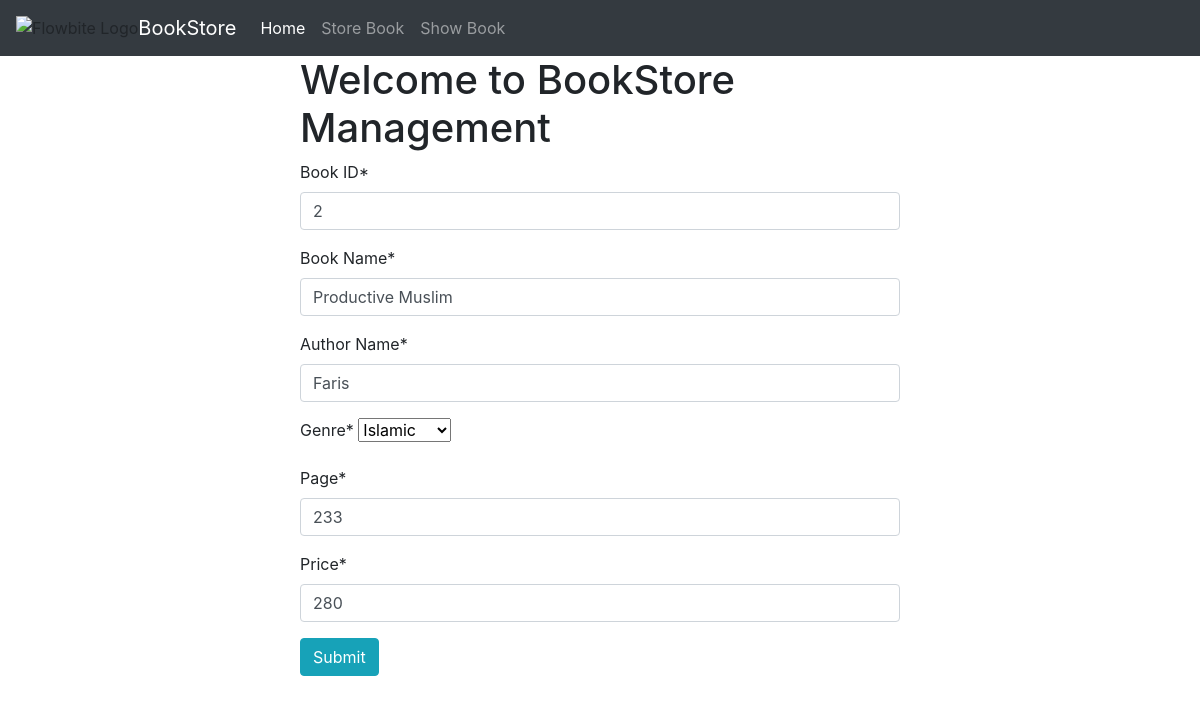
The page /edit_book/2 on the database its author committed.
### book/models.py (models this page shows, shortened)
class BookStoreModel(models.Model):
    GENRE = (
        ('Mystery','Mystery'),
        ('Thriller','Thriller'),
        ('Sci-Fi','Sci-Fi'),
        ('Romantic','Romantic'),
        ('Islamic','Islamic'),
        ('Humor','Humor'),
        ('Horror','Horror'),
    )
    id = models.IntegerField(primary_key = True)
    name = models.CharField(max_length = 30)
    author = models.CharField(max_length = 30)
    genre = models.CharField(max_length = 30,choices = GENRE)
    page = models.IntegerField()
    price = models.IntegerField()
    first_pub = models.DateTimeField(auto_now_add = True)
    last_pub = models.DateTimeField(auto_now = True)

### book/views.py (the view)
# urls.py: path('edit_book/<int:id>',edit_book, name="edit_book"),
def edit_book(request,id):
    book = BookStoreModel.objects.get(pk = id)
    form = BookStoreForm(instance = book)
    if request.method == 'POST':
        form = BookStoreForm(request.POST,instance = book)
        if form.is_valid():
            form.save(commit=True)
            return redirect('show_book')
    return render(request,'store_book.html',{'form':form})

### book/forms.py
class BookStoreForm(forms.ModelForm):
    class Meta:
        model = BookStoreModel
        fields = ['id','name','author','genre','page','price']
        labels = {
            'id':'Book ID',
            'name':'Book Name',
            'author':'Author Name',
        }

### book/templates/store_book.html (shortened to what this page needs)
{% extends "base.html" %}
{% load crispy_forms_tags %}
{% block content %}
    <div style="width: 50%; margin: auto;">
        <h1> Welcome to BookStore Management </h1>
        <form method="post">
            {{form|crispy}}
        <button class="btn btn-info" type="submit">Submit</button>
        </form>
    </div>
{% endblock %}

### rows shown on the page
BookStoreModel: id "2", name "Productive Muslim", author "Faris", genre "Islamic", page "233", price "280"
